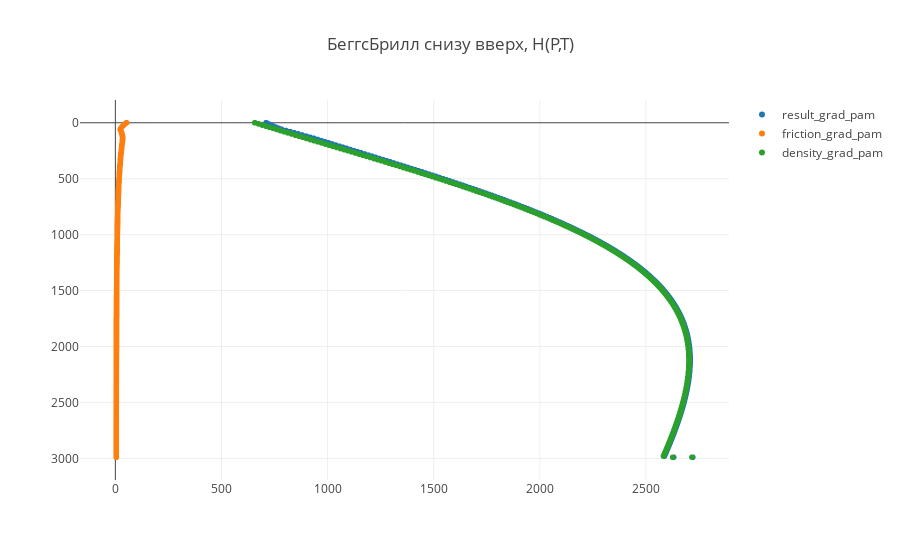

Source (notebook cell):
### Code cell
trace1 = trace(50)
trace2 = trace(53)
trace3 = trace(54)
data = [trace1, trace2, trace3]

plot()

### Figure 1 — Plotly figure (JSON) as saved in the notebook; plotly's stock layout.template omitted (floating-point values rounded to 4 significant figures; data arrays with more than 128 entries replaced by an {"elided": "..."} marker saying what was removed)
{"data": [{"mode": "markers", "name": "result_grad_pam", "type": "scattergl", "uid": "31f35785-3b52-4e16-8e46-4a683cdd7912", "x": {"elided": "600 float values"}, "y": {"elided": "600 int values"}}, {"mode": "markers", "name": "friction_grad_pam", "type": "scattergl", "uid": "b416fbd9-a265-449b-9ff9-0234f81d8740", "x": {"elided": "600 float values"}, "y": {"elided": "600 int values"}}, {"mode": "markers", "name": "density_grad_pam", "type": "scattergl", "uid": "0f566437-4921-4171-83c3-3509214ddea4", "x": {"elided": "600 float values"}, "y": {"elided": "600 int values"}}], "layout": {"title": {"text": "БеггсБрилл снизу вверх, H(P,T)"}, "yaxis": {"autorange": "reversed"}}}
